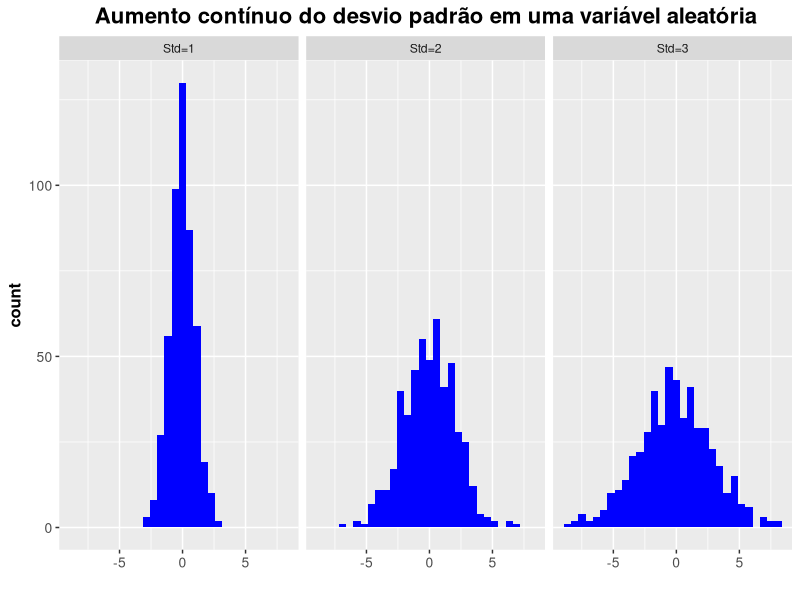

Source code (R):
# Carregar os pacotes necessários
library(ggplot2)
library(dplyr)
library(tidyr)

# Criar o data frame inicial
h <- data.frame(1:500)
set.seed(42) 
h$p1 <- rnorm(500, 0, 1)
h$p2 <- rnorm(500, 0, 2)
h$p3 <- rnorm(500, 0, 3)

# Converter de formato wide para long
data_long <- gather(h, condition, measurement, p1:p3, factor_key = TRUE)

# Transformar a coluna 'condition' em fatores com rótulos específicos
data_long$condition <- factor(data_long$condition, levels = c("p1", "p2", "p3"), labels = c("Std=1", "Std=2", "Std=3"))

library(ggplot2)

# Suponho que 'data_long' seja o seu dataframe já preparado anteriormente
ggplot(data_long, aes(x = measurement)) + 
  geom_histogram(fill = "#0000ff", bins = 30) +  # Definir número de bins para controlar a granularidade do histograma
  facet_grid(. ~ condition) +  # Organizar os gráficos lado a lado com base na condição
  labs(
    title = "Aumento contínuo do desvio padrão em uma variável aleatória",
    x = ""  # Removendo texto do eixo x
  ) +
  theme(plot.title = element_text(size = 16, face = "bold", hjust = 0.5),
        axis.title = element_text(size = 12, face = "bold"),
        axis.text = element_text(size = 10))